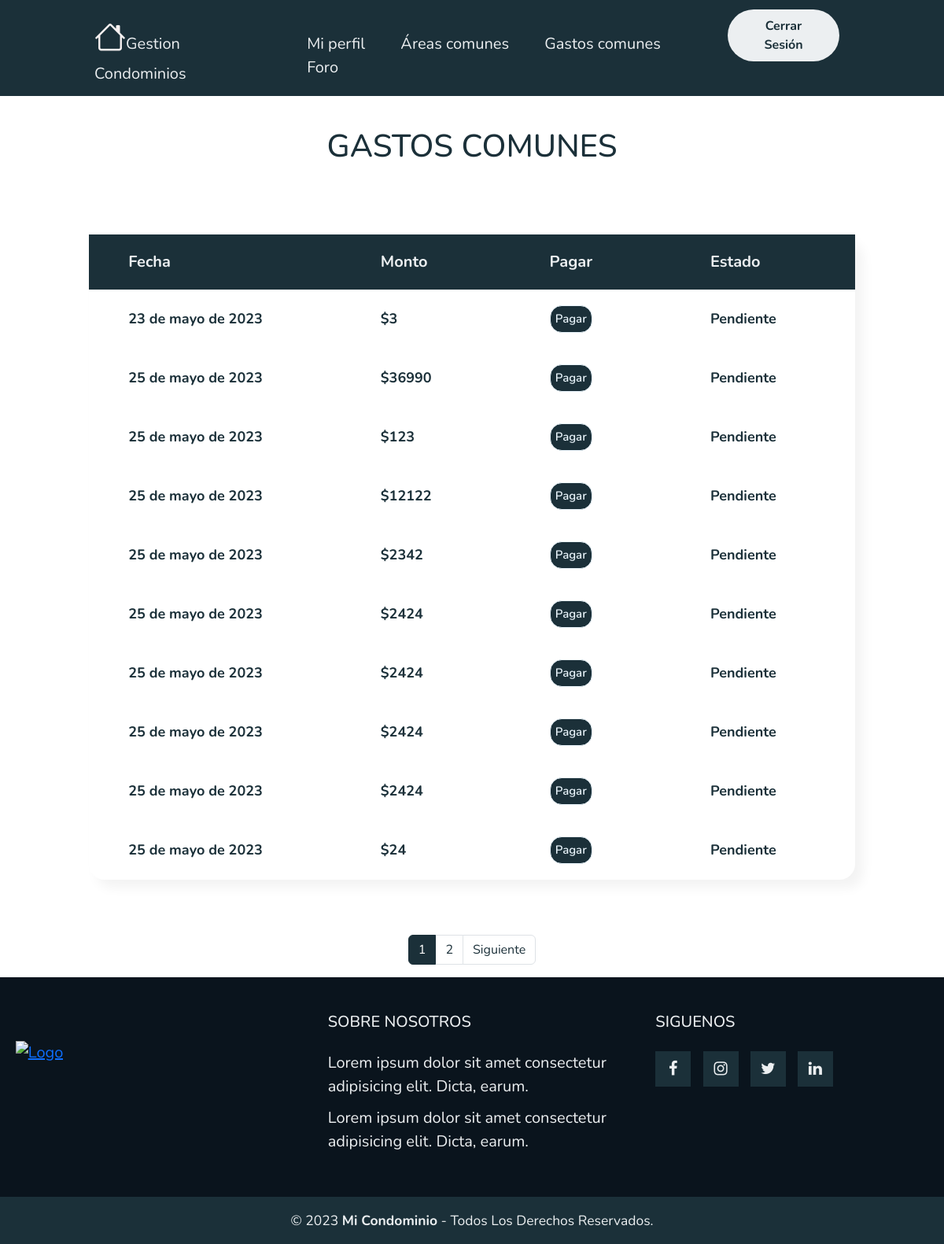
The page /GastoComun/ (signed in) on the database its author committed.
### myapp/models.py (models this page shows, shortened)
class PagoComun(models.Model):
    ESTADO_PAGO = (
        ('Pendiente', 'Pendiente'),
        ('Pagado', 'Pagado'),
    )
    estado_pago = models.CharField(max_length=20, choices=ESTADO_PAGO, default='Pendiente')
    nombre = models.CharField(max_length=50)
    monto = models.IntegerField()
    fecha = models.DateField(default=date.today)

### myapp/views.py (the view)
# urls.py: path('GastoComun/',GastoComun,name="GastoComun"),
@login_required
def GastoComun(request):
    data = PagoComun.objects.all()
    page = request.GET.get('page', 1)
    try:
        paginator = Paginator(data, 10)
        data = paginator.page(page)
    except:
        raise Http404
    return render(request, 'myapp/GastosComunes/GastoComun.html',{'entity' : data, 'paginator':paginator})

### myapp/templates/myapp/GastosComunes/GastoComun.html (shortened to what this page needs)
{% extends 'myapp/base.html' %}
{% block contenido %}
{% load static %}
{% load humanize %}
<link rel="stylesheet" href="{% static 'myapp/css/PagarGastoComun/PagarGastoComun.css' %}">
<div class="titulo">
    <h1>GASTOS COMUNES</h1>
</div>
<div class="tabla">
    <table class="Residentes">
        <thead class="thead">
            <tr style="color: #eceff1;">
                <th>Fecha</th>
                <th>Monto</th>
                {% if not user.is_staff %}
                <th>Pagar</th>
                <th>Estado</th>
                {% endif %}
            </tr>
        </thead>
        <tbody>
            {% for entity in entity %}
            <tr>
                <th>{{ entity.fecha }}</th>
                <th>${{ entity.monto }}</th>
                {% if not user.is_staff %}
                <th><a href="#"><button>Pagar</button></a></th>
                <th>{{ entity.estado_pago }}</th>
                {% endif %}
            </tr>
            {% endfor %}
        </tbody>
    </table>
</div>
<div>
    {% include 'myapp/Paginator.html' %}
</div>
{% endblock %}

### myapp/static/myapp/css/estilo.css/estilo.css (style rules this page uses)
* { box-sizing: border-box; margin: 0; padding: 0; font-family: 'Nunito', sans-serif; }
body { background-color: #fff; }

### myapp/static/myapp/css/PagarGastoComun/PagarGastoComun.css (style rules this page uses)
.titulo { color: #1b3039; display: flex; align-items: center; justify-content: center; margin-top: 40px; }
.tabla { display: flex; align-items: center; justify-content: center; margin-top: 30px; margin-bottom: 70px; }
.Residentes { background-color: #ffffff; box-shadow: 10px 10px 15px rgba(0, 0, 0, 0.05); border-radius: 20px; }
.tabla th { padding: 20px 100px 20px 50px; }
.thead { color: #3b535e; font-size: 20px; background-color: #1b3039; }
tbody { color: #1b3039; font-size: 18px; }
.tabla button { width: 100%; height: 35px; border: 1px solid; background: #1b3039; border-radius: 15px; font-size: 15px; color: #e9f4fb; font-weight: 600; }

### rows shown on the page
PagoComun: fecha "23 de mayo de 2023", monto "3", estado_pago "Pendiente"
PagoComun: fecha "25 de mayo de 2023", monto "36990", estado_pago "Pendiente"
PagoComun: fecha "25 de mayo de 2023", monto "123", estado_pago "Pendiente"
PagoComun: fecha "25 de mayo de 2023", monto "12122", estado_pago "Pendiente"
PagoComun: fecha "25 de mayo de 2023", monto "2342", estado_pago "Pendiente"
PagoComun: fecha "25 de mayo de 2023", monto "2424", estado_pago "Pendiente"
PagoComun: fecha "25 de mayo de 2023", monto "2424", estado_pago "Pendiente"
PagoComun: fecha "25 de mayo de 2023", monto "2424", estado_pago "Pendiente"
PagoComun: fecha "25 de mayo de 2023", monto "2424", estado_pago "Pendiente"
PagoComun: fecha "25 de mayo de 2023", monto "24", estado_pago "Pendiente"

### other values the page prints
{{ page }} "1" "2"
